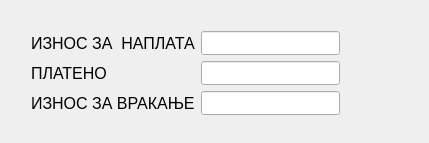
<?xml version="1.0" encoding="UTF-8"?>
<ui version="4.0">
 <class>QFiscalForm</class>
 <widget class="QDialog" name="QFiscalForm">
  <property name="geometry">
   <rect>
    <x>0</x>
    <y>0</y>
    <width>429</width>
    <height>143</height>
   </rect>
  </property>
  <property name="font">
   <font>
    <pointsize>12</pointsize>
   </font>
  </property>
  <property name="windowTitle">
   <string>Сметка</string>
  </property>
  <widget class="QWidget" name="layoutWidget">
   <property name="geometry">
    <rect>
     <x>20</x>
     <y>20</y>
     <width>331</width>
     <height>106</height>
    </rect>
   </property>
   <layout class="QGridLayout" name="gridLayout">
    <item row="0" column="0">
     <widget class="QLabel" name="label">
      <property name="text">
       <string>ИЗНОС ЗА  НАПЛАТА</string>
      </property>
     </widget>
    </item>
    <item row="0" column="1">
     <widget class="QLineEdit" name="lineEdit">
      <property name="enabled">
       <bool>true</bool>
      </property>
      <property name="alignment">
       <set>Qt::AlignRight|Qt::AlignTrailing|Qt::AlignVCenter</set>
      </property>
      <property name="readOnly">
       <bool>true</bool>
      </property>
     </widget>
    </item>
    <item row="1" column="0">
     <widget class="QLabel" name="label_2">
      <property name="text">
       <string>ПЛАТЕНО</string>
      </property>
     </widget>
    </item>
    <item row="1" column="1">
     <widget class="QLineEdit" name="lineEdit_2">
      <property name="alignment">
       <set>Qt::AlignRight|Qt::AlignTrailing|Qt::AlignVCenter</set>
      </property>
     </widget>
    </item>
    <item row="2" column="1">
     <widget class="QLineEdit" name="lineEdit_3">
      <property name="alignment">
       <set>Qt::AlignRight|Qt::AlignTrailing|Qt::AlignVCenter</set>
      </property>
      <property name="readOnly">
       <bool>true</bool>
      </property>
     </widget>
    </item>
    <item row="2" column="0">
     <widget class="QLabel" name="label_3">
      <property name="text">
       <string>ИЗНОС ЗА ВРАКАЊЕ</string>
      </property>
     </widget>
    </item>
   </layout>
  </widget>
 </widget>
 <layoutdefault spacing="6" margin="11"/>
 <tabstops>
  <tabstop>lineEdit_2</tabstop>
  <tabstop>lineEdit</tabstop>
  <tabstop>lineEdit_3</tabstop>
 </tabstops>
 <resources/>
 <connections/>
</ui>
